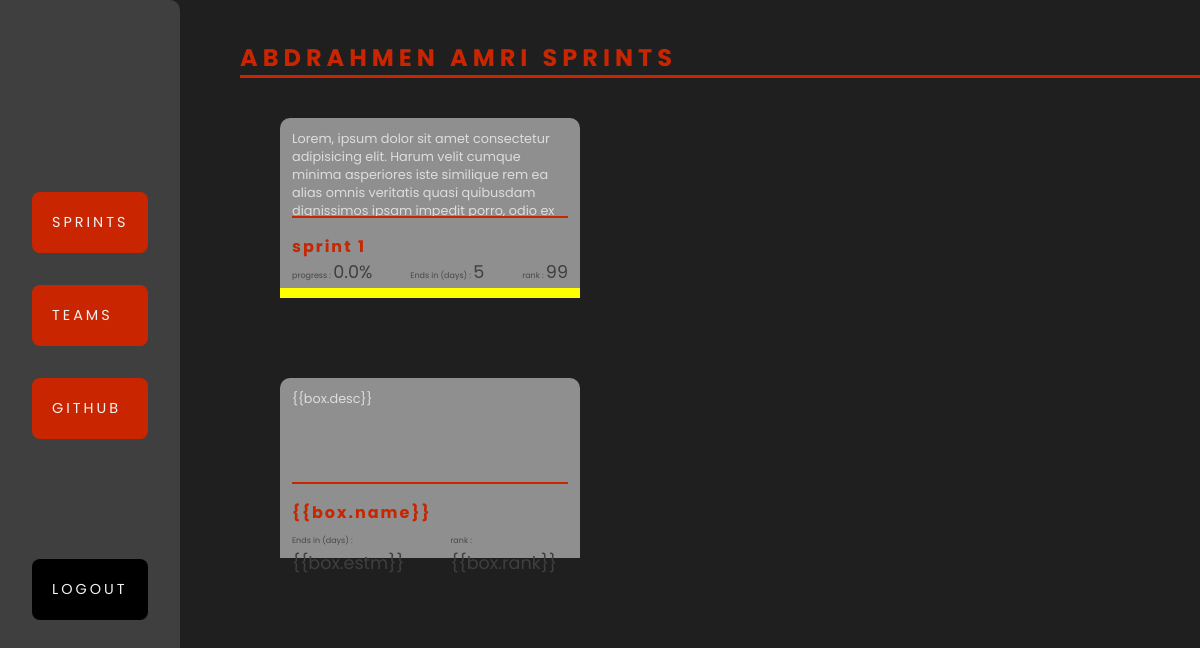
/teams/sprints/1 (signed in), run on the app's committed database.
### main.py (models this page shows, shortened)
class Sprint(db.Model):
    id = db.Column(db.Integer,primary_key=True)
    sprint_name = db.Column(db.String(200), index=True,nullable=False)
    sprint_desc = db.Column(db.Text,nullable=False)
    sprint_rank = db.Column(db.Integer,nullable=False)
    sprint_estm = db.Column(db.Integer,nullable=False)
    sprint_create_at = db.Column(db.DateTime, default=datetime.utcnow)
    tasks = db.relationship('Task',backref='tasks')

class Task(db.Model):
    id = db.Column(db.Integer,primary_key=True)
    task_name = db.Column(db.String(200), index=True,nullable=False)
    task_desc = db.Column(db.Text,nullable=False)
    task_rank = db.Column(db.Integer,nullable=False)
    task_state = db.Column(db.Integer,nullable=True,default = 0)
    task_estm = db.Column(db.Integer,nullable=False)
    task_create_at = db.Column(db.DateTime, default=datetime.utcnow)
    task_taken_at = db.Column(db.DateTime,nullable=True)
    task_done_at = db.Column(db.DateTime,nullable=True)
    sprint_id = db.Column(db.Integer,db.ForeignKey('sprint.id'))
    user_id = db.Column(db.Integer,db.ForeignKey('user.id'))
    comments = db.relationship('Comment',backref='task')

### main.py (the view)
@app.route('/teams/sprints/<id>',methods = ["GET"])
@token_required
def teamsSprints(id):
    user = User.query.filter_by(id = id).first()
    if(int(id) and user):
        sp = []
        tasks =  Task.query.filter_by(user_id =id).all()
        for task in tasks :
            if task.sprint_id not in sp:
                sp.append(task.sprint_id)
        sprints = []
        for i in sp:
            sprints.append(Sprint.query.filter_by(id = i).first())
        return render_template('index.html',data_type = 'user',sprintuser = sprints,header= user.name+' Sprints',user=user)
    else : abort(400)

### main.py (called while the page is built)
@app.template_filter()
def clr(i,d):
    if (d == "clr"):
        if i == 0 or i == None:
            return "red"
        elif i == 1:
            return "yellow"
        else : return "green"
    elif (d == "id"):
        tasks = Task.query.filter_by(sprint_id = i).all()
        is_red = False
        is_green = False
        is_yellow = False
        for task in tasks:
            if task.task_state == 0 or task.task_state == None:
                is_red = True
            elif task.task_state == 1:
                is_yellow = True
            else : is_green = True
        if is_yellow or (is_green and is_red):
            return "yellow"
        elif is_green and not is_red:
            return "green"
        else : return "red"

@app.template_filter()
def calc_prog(id):
    tasks = Task.query.filter_by(sprint_id = id).all()
    p = 0
    for task in tasks:
        if task.task_state == 2 :
            p = p +1
    if len(tasks) == 0:
        return round(0.0,2)*100
    return round(p/len(tasks),2)*100

def token_required(f):
    @wraps(f)
    def main(*args, **kwargs):
        if not request.cookies.get('JWT-TOKEN') :
            return redirect(url_for('login'))
        return f(*args, **kwargs)
    return main

### templates/index.html (shortened to what this page needs)
<!DOCTYPE html>
<html lang="en">
<head>
  <link rel="stylesheet" href="{{ url_for('static', filename='css/style.css') }}" />
</head>
<body ng-app="task" ng-controller="task_ctrl">
{% if data_type == 'user' %}
  <section id="teams">
    <nav>
      <ul>
        <a href="/">
          <li>SPRINTS</li>
        </a><a href="/teams">
          <li>TEAMS</li>
        </a><a href="https://github.com/AbdRahmenAmri/PFA" target="_blank">
          <li>GITHUB</li>
        </a>
        <a>
          <li id="logout">LOGOUT</li>
        </a>
      </ul>
    </nav>
    <div class="main">
    {% if sprintuser or taskuser or taskss%}
      <header>
        <h1>{{header}}</h1>
      </header>
    {% endif %}
    {% if sprintuser or taskuser %}
      <div class="content">
      {% for sprint in sprintuser %}
        <div class="box" box-data-id="{{sprint.id}}" style="--box-color:{{sprint.id | clr('id')}}"
          ng-click="clickBox({{sprint.id}})">
          <p class="desc">{{sprint.sprint_desc}}</p>
          <h2 class="title">
            {{sprint.sprint_name}}
          </h2>
          <div class="details">
            <div class="info">
              <label for="progress">progress : </label><span id="progress">{{sprint.id | calc_prog}}%</span>
            </div>
            <div class="info">
              <label for="endin">Ends in (days) : </label><span id="endin">{{ sprint.sprint_estm }}</span>
            </div>
            <div class="info">
              <label for="rank">rank : </label><span id="rank">{{ sprint.sprint_rank }}</span>
            </div>
          </div>
        </div>
        {% endfor %}
      </div>
      {% endif %}
        {% if sprintuser or taskuser or taskss %}
        <div class="content">
          <div class="box" box-data-id="{{'{{box.id}}'}}" style="--box-color:{{'{{box.color}}'}}"
            ng-repeat="box in boxs" ng-click="{{'clickBox(box.id)'}}">
            <p class="desc">{{ '{{box.desc}}' }}</p>
            <h2 class="title">
              {{ '{{box.name}}' }}
            </h2>
            <div class="details">
              <div class="info">
                <label for="endin">Ends in (days) : </label><span id="endin">{{ '{{box.estm}}' }}</span>
              </div>
              <div class="info">
                <label for="rank">rank : </label><span id="rank">{{ '{{box.rank}}' }}</span>
              </div>
            </div>
          </div>
        </div>
        {% endif %}
      </div>
    {% endif %}
  </section>
</body>
</html>

### static/css/style.css (style rules this page uses)
* { padding: 0; margin: 0; box-sizing: border-box; font-family: 'Poppins', sans-serif; overflow-wrap: break-word; }
body { width: 100vw; height: 100vh; background-color: #f1f1f1; overflow-x: hidden; display: grid; place-items: center; }
section { width: 100vw; height: 100vh; }
section nav { z-index: 11; width: 15vw; height: 100vh; position: fixed; display: grid; place-items: center; background-color: #3f3f3f; border-radius: 0 10px 10px 0; }
section nav ul { height: 60vh; list-style: none; text-align: start; }
section nav ul a { cursor: pointer; text-decoration: none; }
section nav li { padding: 2.5vh; text-decoration: none; margin: 4vh; background-color: rgb(200, 37, 0); font-size: .9em; color: #f1f1f1; letter-spacing: 3px; border-radius: 8px; }
section nav li#logout { background-color: #000; margin-top: 15vh; }
section .main { background-color: #1f1f1f; width: 100vw; padding-left: 20vw; padding-top: 5vh; min-height: 100vh; }
section .main header { display: flex; width: 100%; border-bottom: 3px solid rgb(200, 37, 0); justify-content: space-between; align-items: center; }
section .main header h1 { letter-spacing: 5px; color: rgb(200, 37, 0); text-transform: uppercase; }
section .main .content { display: grid; padding: 5vh; grid-template-columns: repeat(3,300px); grid-auto-flow: dense; grid-gap: 20px; }
.content .box { position: relative; cursor: pointer; width: 300px; height: 180px; background-color: #8f8f8f; border-radius: 10px 10px 0 0; padding: 12px; border-bottom: 10px solid var(--box-color); box-sizing: border-box; }
.box .desc { position: relative; width: 100%; height: 60%; color: #ddd; font-size: .8em; overflow: hidden; padding-bottom: 5vh; box-sizing: border-box; border-bottom: 2px solid rgb(200, 37, 0); }
.box .title { position: relative; font-size: 1em; letter-spacing: 2px; color: rgb(200, 37, 0); margin-top: 2vh; }
.box .details { display: flex; justify-content: space-between; align-items: flex-end; }
.box .details label { color: rgba(0, 0, 0, 0.5); font-size: .5em; }
.box .details span { color: #3f3f3f; font-size: 1.1em; }
#teams { overflow: hidden; }

### data on the page
Sprint: sprint_desc "Lorem, ipsum dolor sit amet consectetur adipisicing elit. Harum velit cumque minima asperiores iste similique rem ea alias omnis veritatis quasi quibusdam dignissimos ipsam impedit porro, odio ex…", sprint_name "sprint 1", id|calc_prog "0.0", sprint_estm "5", sprint_rank "99"

### other printed values
{{ header }} "ABDRAHMEN AMRI SPRINTS"
{{ '{{box.desc}}' }} "{{box.desc}}"
{{ '{{box.name}}' }} "{{box.name}}"
{{ '{{box.estm}}' }} "{{box.estm}}"
{{ '{{box.rank}}' }} "{{box.rank}}"
